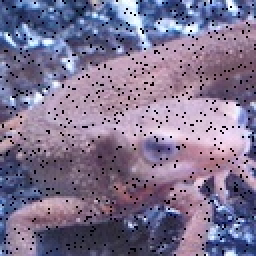
#> input picture Question_11_20/image_11_20/imori_noise.jpg, 128 x 128 px (shown 2 times larger)
$ python q19.py   (older library calls are emulated)
#> lines starting #> are read from the running program, lines starting #| are printed output that depends on the picture
### Question_01_10/q2.py
import cv2
import numpy as np

def Gray(img_color):
    R = img_color[:,:,2].copy()
    G = img_color[:,:,1].copy()
    B = img_color[:,:,0].copy()

    img_gray = 0.2126 * R + 0.7152 * G + 0.0722 * B
    img_gray = img_gray.astype(np.uint8)
    return img_gray

# [8 lines that do not run on import are left out]

### Question_11_20/q19.py
import cv2
import sys
sys.path.append("..")
import numpy as np
from Question_01_10.q2 import Gray

def zero_padding(_img, K_size = 5):
    pad = K_size//2
    out = np.pad(_img, ([pad,pad],[pad,pad]), "constant")
    return out

def Log_fillter(_img, K_size = 5, sigma = 3):
    img = _img.copy()
    pad = K_size//2

    if len(_img.shape) == 3:
        H, W, C = _img.shape
    else:
        _img = np.expand_dims(_img, axis = -1)
        H, W, C = _img.shape

    img_zero = zero_padding(img).astype(np.float)
    tmp = img_zero.copy()
    out = np.zeros_like(tmp).astype(np.float)

    print(tmp)
    print("ーーーーーーーーー")

    #prepare kernel
    K = np.zeros((K_size, K_size), dtype = np.float)
    for y in range(-pad, -pad + K_size):
        for x in range(-pad, -pad + K_size):
            K[y + pad, x + pad] = (x ** 2 + y ** 2 - 2 * (sigma ** 2)) * np.exp( - (x ** 2 + y ** 2) / (2 * (sigma ** 2)))
    K /= (2 * np.pi * (sigma ** 6))
    K /= K.sum()

    # filtering
    for y in range(H):
        for x in range(W):
            out[pad + y, pad + x] = np.sum(K * tmp[y: y + K_size, x: x + K_size])

    print(out)
    print("ーーーーーーーーーーーーーー")

    out = np.clip(out, 0, 255)

    print(out)
    print("ーーーーーーーーーーーーーー")

    out = out[pad:pad+H, pad:pad+W].astype(np.uint8)
    return out


img = cv2.imread("./image_11_20/imori_noise.jpg").astype(np.float)
img_gray = Gray(img)
#> in Gray, `R = img_color[:,:,2].copy()`:
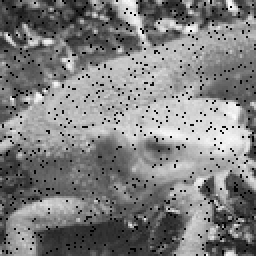
#> R: shape (128, 128) float64 (shown 2 times larger); min 0, max 253, mean 127.6
#> in Gray, `G = img_color[:,:,1].copy()`:
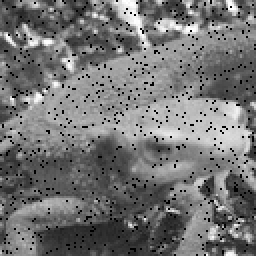
#> G: shape (128, 128) float64 (shown 2 times larger); min 0, max 255, mean 116.1
#> in Gray, `B = img_color[:,:,0].copy()`:
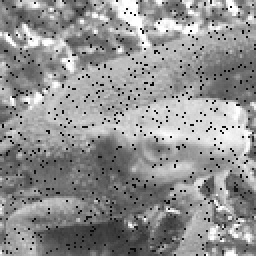
#> B: shape (128, 128) float64 (shown 2 times larger); min 0, max 255, mean 145.1
img_ans = Log_fillter(img_gray)
#> in zero_padding, `out = np.pad(_img, ([pad,pad],[pad,pad]), "constant")`:
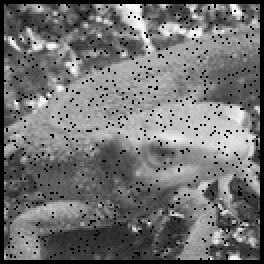
#> out: shape (132, 132) (shown 2 times larger); min 0, max 254, mean 113
#> (printed output is left out)
#> after the loop in Log_fillter, `for y in range(H):`:
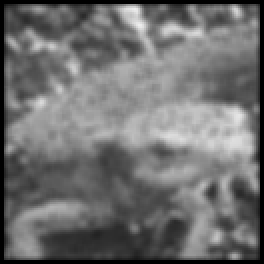
#> out: shape (132, 132) float64 (shown 2 times larger); min 0, max 238.8, mean 111.3
#> (printed output is left out)
#> (printed output is left out)
#> in Log_fillter, `out = out[pad:pad+H, pad:pad+W].astype(np.uint8)`:
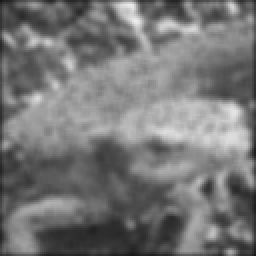
#> out: shape (128, 128) (shown 2 times larger); min 24, max 238, mean 117.9

cv2.imwrite("./image_11_20/answer19.jpg", img_ans)
cv2.imshow("result", img_ans)
cv2.waitKey(0)
cv2.destroyAllWindows()
